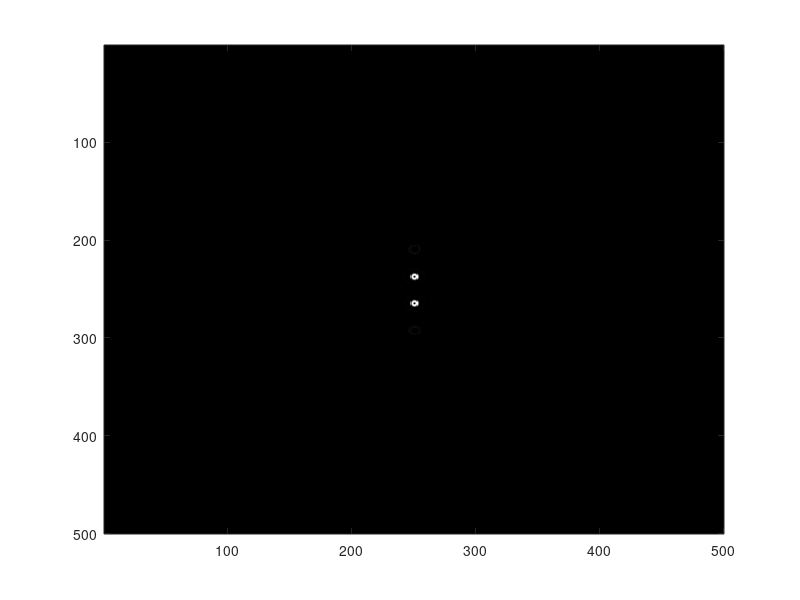

This figure's MATLAB source:
%Forked grating
%Define parameters
N=500;%%Define size of the matrix
Angle=1;%Define angle of the second plane wave
V=0.5;%%Visibility controller
lambda=0.632*1e-6;%Define wavelength 
L=1;

%Create sampled space 
    del=1*1e-6;%sampling
    x=-N/2:N/2-1;
    y=-N/2:N/2-1;
    [X,Y]=meshgrid(x*del,y*del); 
    r=sqrt(X.^2+Y.^2);
    A=V*exp(1i*L*(atan2(Y,X)));
    B=V*exp(1i*(Y/lambda)*tand(Angle)*2*pi);
    D=A+B;%Interference of the object and reference wave

%%Intensity profile
    I=abs(D).*abs(D);
    I1=im2bw(I);
    Forked_grating=exp(1i*pi*I1);
    Forked_grating(r>100*1e-6)=0;
    E=fftshift(fft2(Forked_grating));
    I2=(abs(E).*abs(E));

%%Display result
colormap(gray);
imagesc(I2);
